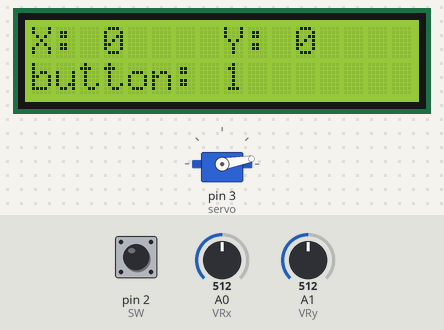
Simulated run of this sketch. Board: Arduino Uno, built with avr-gcc and run on an emulated ATmega328P. Shown: servo, 16×2 character LCD. Inputs (shaded band) come from the test bench; at power-on: A0 (VRx) = 512, A1 (VRy) = 512, pin 2 (SW) HIGH. What the sketch prints to the serial monitor is not drawn.

Above: at 0.98 s.
1.3 s: A0 (VRx) set to 1005
At 1.6 s:
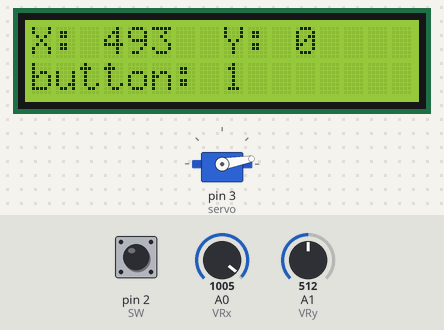
4.3 s: A0 (VRx) set to 1013
At 4.61 s:
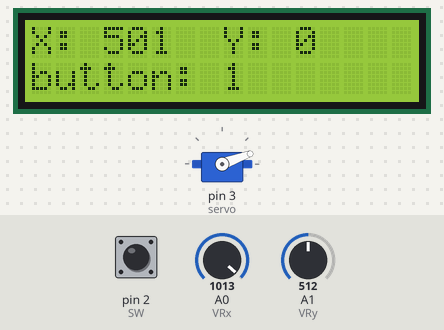
6.4 s: A0 (VRx) set to 511
At 6.64 s:
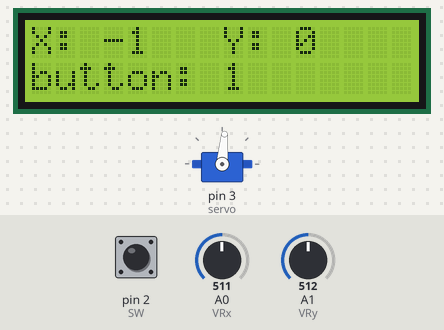
9.4 s: A0 (VRx) set to 1023
At 9.9 s:
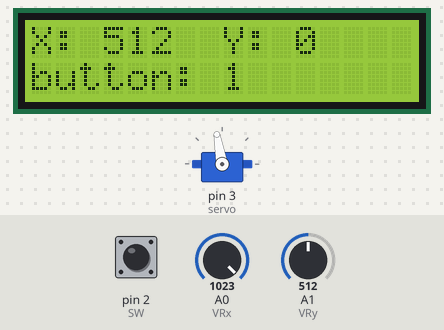
11.7 s: A1 (VRy) set to 490
At 12.25 s:
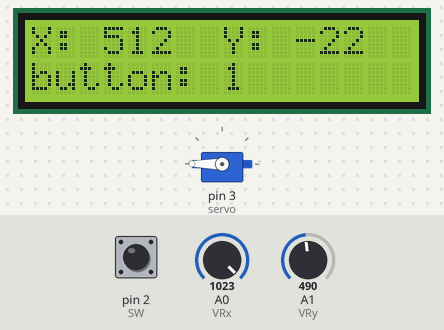
14.3 s: A1 (VRy) set to 716
At 14.64 s:
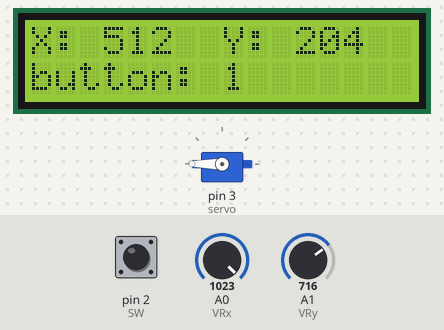
Timing chart, 0 to 17.3 s (numbered marks = the images above; inputs shaded):
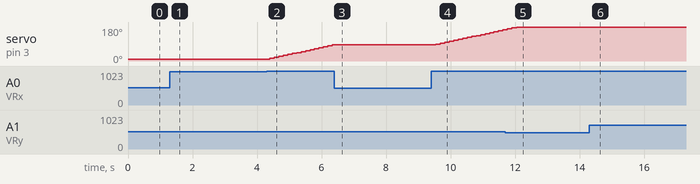

The sketch:

servo+display_joystick.ino
```cpp
#include <LiquidCrystal_I2C.h>
#include <Servo.h>
LiquidCrystal_I2C lcd(0x27,16,2);

Servo servo;
int angle = 10;

int VRx = A0;
int VRy = A1;
int SW = 2;

int xPosition = 0;
int yPosition = 0;
int SW_state = 0;
int mapX = 0;
int mapY = 0;

void setup() {
  Serial.begin(9600);

  servo.attach(3);
  servo.write(angle);

  pinMode(VRx, INPUT);
  pinMode(VRy, INPUT);
  pinMode(SW, INPUT_PULLUP);

  lcd.init();
  lcd.clear();
  lcd.backlight();
}

void loop() {

  xPosition = analogRead(VRx);
  yPosition = analogRead(VRy);
  SW_state = digitalRead(SW);
  mapX = map(xPosition, 0, 1023, -512, 512);
  mapY = map(yPosition, 0, 1023, -512, 512);


  if (mapX > 500) {
    angle = servo.read();
    servo.write(angle + 5);
    Serial.println(angle);
    delay(15);
  }
  else if (mapX < -500) {
    angle = servo.read();
    servo.write(angle - 5);
    Serial.println(angle);
    delay(15);
  }

  lcd.setCursor(0, 0);
  lcd.print("X:");
  //Serial.println(mapX);
  lcd.print(2, 0);
  lcd.print(mapX);

  lcd.setCursor(8, 0);
  lcd.print("Y:");
  lcd.print(11, 0);
  lcd.print(mapY);

  lcd.setCursor(0, 1);
  lcd.print("button:");
  lcd.setCursor(8, 1);
  lcd.print(SW_state);

  delay(100);
  lcd.clear();


}
```

Measured:
- after the input at 1.3 s, the display: changes after 0.13 s (image 1)
- after the input at 4.3 s, servo on pin 3 (servo): moves from 10° to 85° over 1.9 s, starting after 0.09 s; the display: first differs from a run without the input after 0.11 s (image 2)
- after the input at 6.4 s, servo on pin 3 (servo): stays 85° (without the input it goes to 90° after 0.08 s)
- after the input at 9.4 s, servo on pin 3 (servo): moves from 85° to 165° over 2.1 s, starting after 0.14 s; the display: first differs from a run without the input after 0.16 s (image 4)
- after the input at 11.7 s, the display: changes after 0.08 s (image 5)
- after the input at 14.3 s, the display: changes after 0.16 s (image 6)
- what the display in image 5 shows lasts 0.6 s, from 11.8 s to 12.4 s
